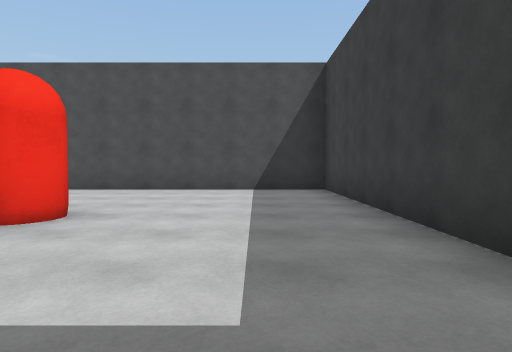
view 1 (above)

24 first-person views from a walk through a Unity game level. The camera is 1.2 m above the floor, tilts 2° down and sees 75° across. The floor is counted in squares, 2 m on a side. Each view is taken from the middle of a square. On the plan, view 1 faces up. The plan holds only what a view shows up to about 10 squares ahead; the rest is blank. The place goes on beyond the plan.

view 2
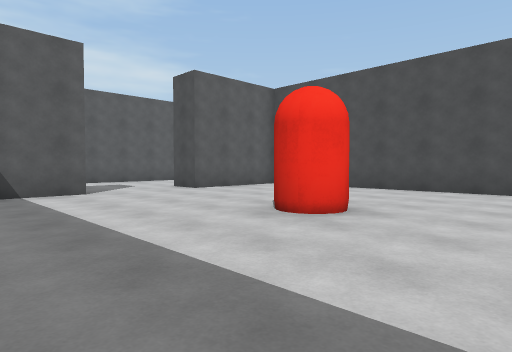

view 3
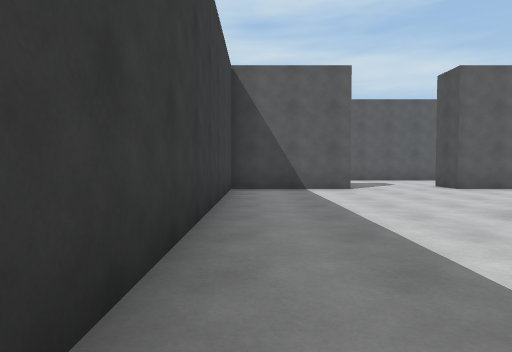

view 4
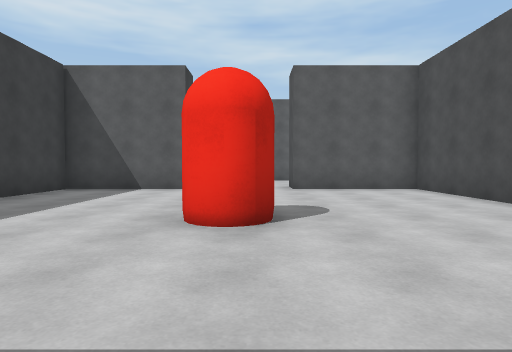

view 5
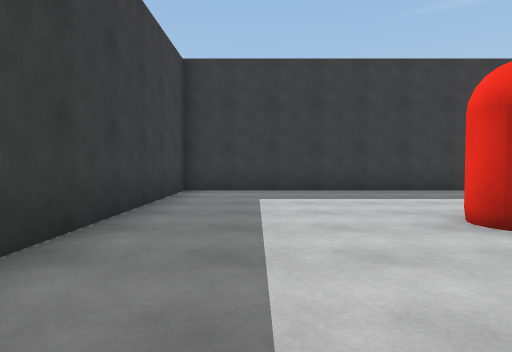

view 6
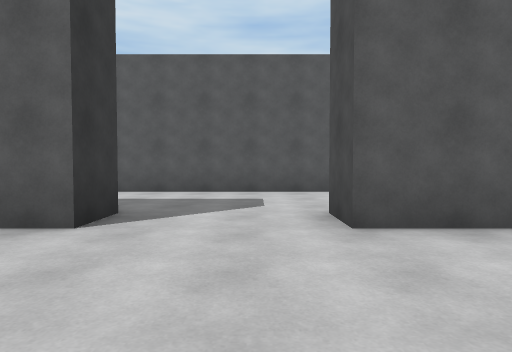

view 7
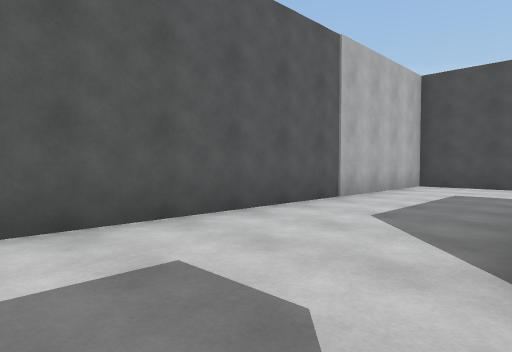

view 8
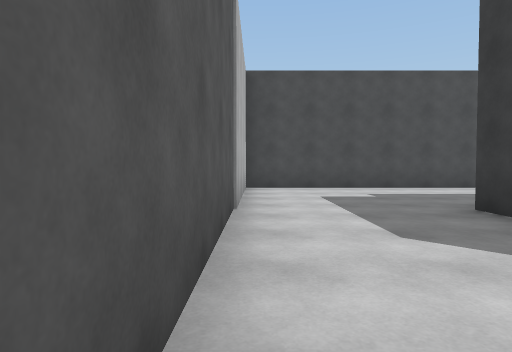

view 9
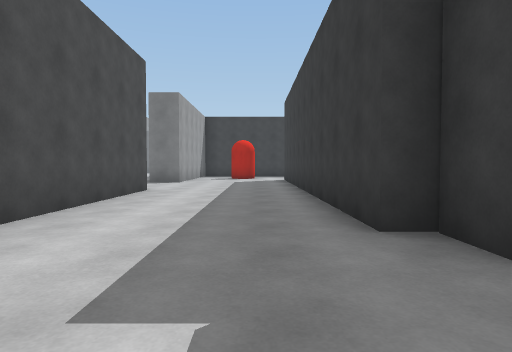

view 10
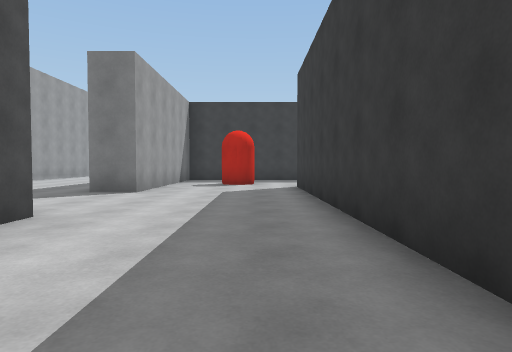

view 11
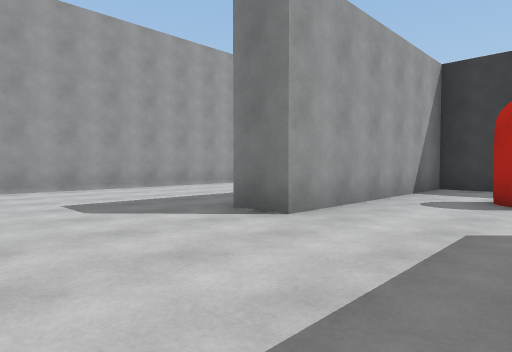

view 12
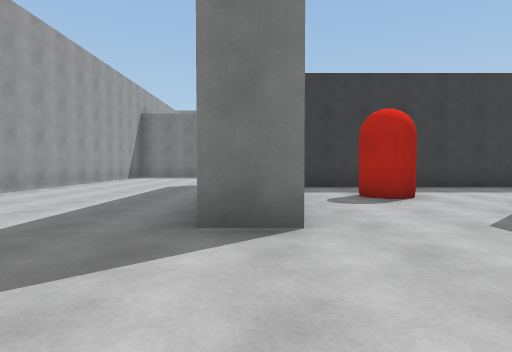

view 13
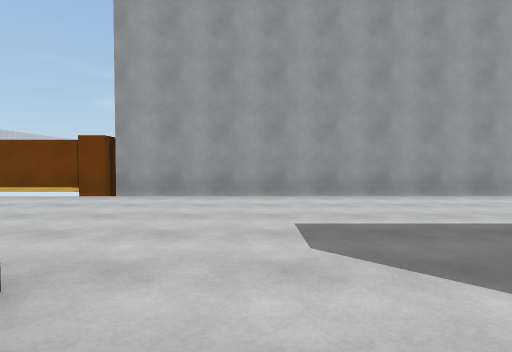

view 14
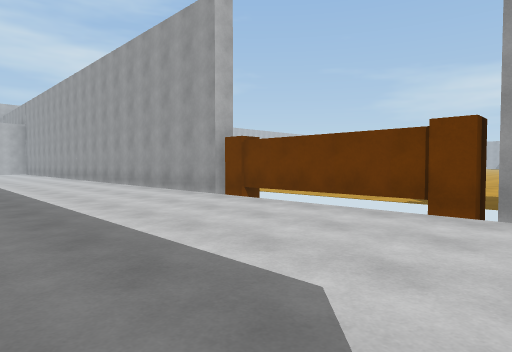

view 15
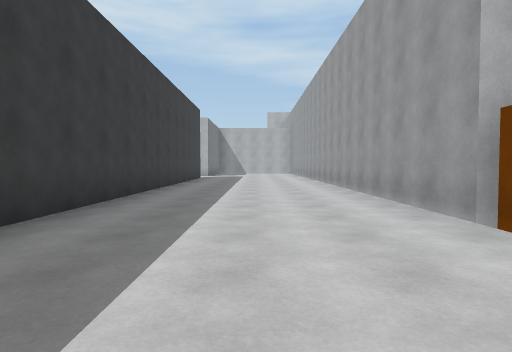

view 16
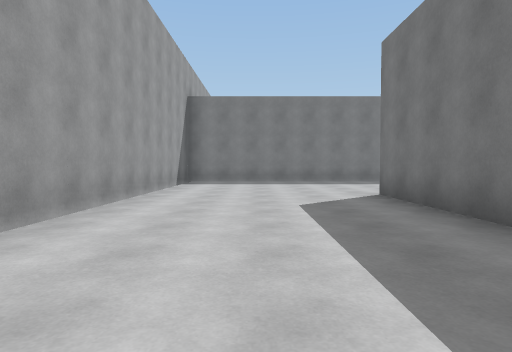

view 17
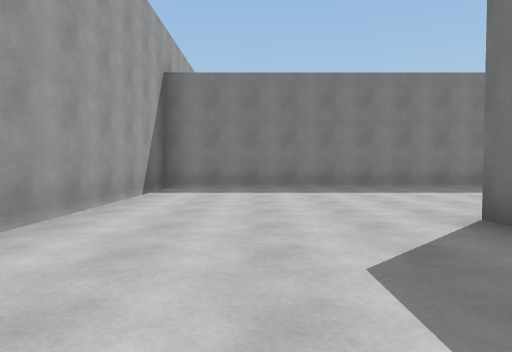

view 18
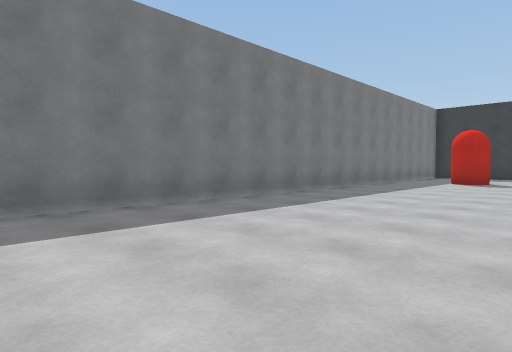

view 19
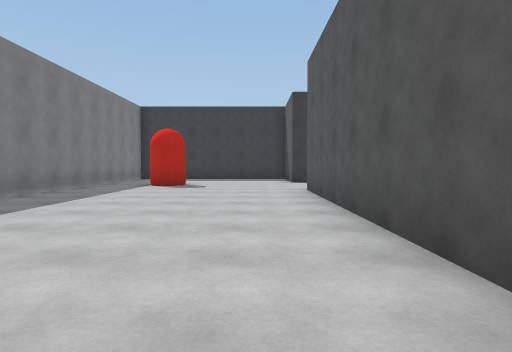

view 20
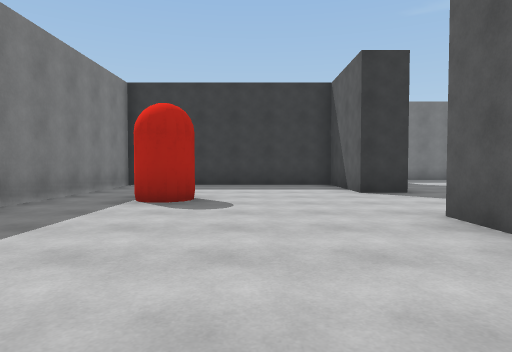

view 21
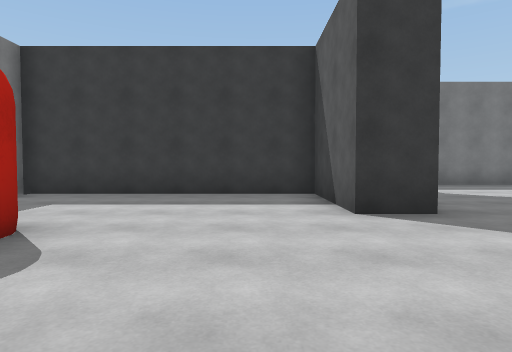

view 22
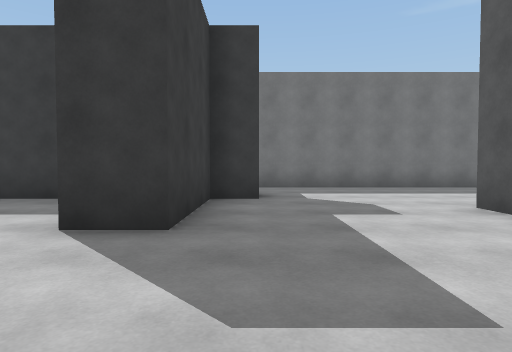

view 23
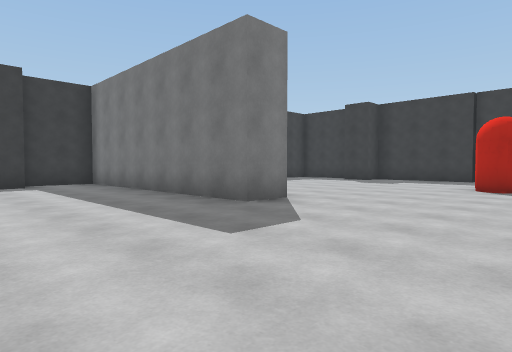

view 24
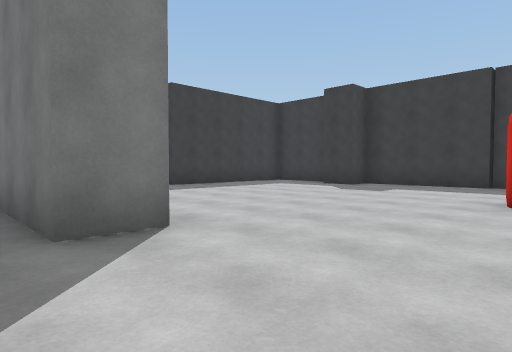

### Floor plan
Points are (right, up) in squares from view 1. A wall is a line through its corners. A room is listed if a view was taken in it or the views show most of it. See-through windows are left out.
Room 1 (views 1, 2, 3, 4, 5, 6)
walls: (-7.1, 2.3) (-7.1, -0.6) (1.7, -0.6) (1.7, 7.9) (-7.1, 7.9) (-7.1, 4.9)
ways out: opening at (-7.5, 3.5) to room 2
objects: red capsule (-3, 4) to (-2, 4)
Room 2 (views 7, 8, 9, 10, 11, 12, 13, 14, 15, 16, 17, 18, 19, 20, 21, 22, 23, 24)
walls: (2.9, -0.9) (2.9, -1.6); (-0.1, -6.8) (-0.1, -5.7) (6.5, -5.7); (5.9, -2.8) (6.8, -2.8) (6.8, 0) (7.8, 0) (7.8, -2.8) (13.7, -2.8) (13.7, 18.4) (5, 18.4); (5.9, -3.9) (5.9, -3.2); (6.8, -5.4) (6.8, -3.9); (-8.1, 2.3) (-7.1, 2.3); (-7.1, 4.9) (-8.1, 4.9); (6.8, 6.2) (6.8, 12.5) (1.1, 12.5) (1.1, 13.6); (-8.1, 7.8) (-8.1, 8.4) (-7.1, 8.4) (-7.1, 8.9) (3, 8.9); (-1.6, -14.9) (1.2, -14.9); (7.8, 9.5) (7.8, 3.1); (-2.1, 12.5) (-11.3, 12.5) (-11.3, 0.9); (5.1, 13.6) (8.6, 13.6); (4, 18.4) (-3.5, 18.4); (-4.4, 18.4) (-7.5, 18.4); (-15.1, 13.6) (-8.1, 13.6); (-8.5, 18.4) (-15, 18.4)
ways out: opening at (-7.5, 3.5) to room 1
objects: other object (-8, 19); other object (-4, 19); red capsule (-3, -11) to (-2, -11); red capsule (4, 10) to (4, 11); red capsule (11, 1) to (12, 1)

Positions as (right, up) in squares from view 1, and headings:
1: (0, 0), facing up
2: (0, 0), facing up-left
3: (1, 0), facing left
4: (1, 4), facing left
5: (0, 7), facing down
6: (-4, 4), facing left
7: (-8, 3), facing up-left
8: (-11, 4), facing up
9: (-10, 10), facing right
10: (-6, 10), facing right
11: (-2, 10), facing up-right
12: (-2, 13), facing right
13: (-1, 12), facing up
14: (-3, 14), facing up-left
15: (-5, 16), facing left
16: (2, 16), facing right
17: (5, 16), facing right
18: (9, 13), facing down-right
19: (9, 11), facing down
20: (10, 7), facing down
21: (9, 4), facing down
22: (6, 3), facing down
23: (-4, -2), facing down-right
24: (-3, -5), facing down-right
